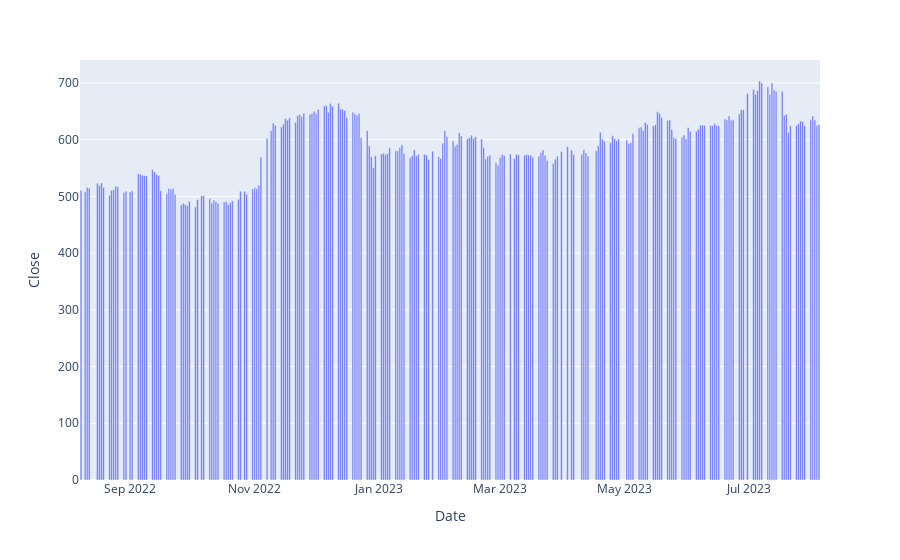

Notebook cell for this chart:
### Code cell
figure = px.bar(data, x='Date',y='Close')
figure.show()

### Figure 1 — Plotly figure (JSON) as saved in the notebook; plotly's stock layout.template omitted (floating-point values rounded to 4 significant figures; data arrays with more than 128 entries replaced by an {"elided": "..."} marker saying what was removed)
{"data": [{"alignmentgroup": "True", "hovertemplate": "Date=%{x}<br>Close=%{y}<extra></extra>", "legendgroup": "", "marker": {"color": "#636efa", "pattern": {"shape": ""}}, "name": "", "offsetgroup": "", "orientation": "v", "showlegend": false, "textposition": "auto", "type": "bar", "x": {"elided": "246 str values"}, "xaxis": "x", "y": {"elided": "246 float values"}, "yaxis": "y"}], "layout": {"barmode": "relative", "legend": {"tracegroupgap": 0}, "margin": {"t": 60}, "xaxis": {"anchor": "y", "domain": [0, 1], "title": {"text": "Date"}}, "yaxis": {"anchor": "x", "domain": [0, 1], "title": {"text": "Close"}}}}
